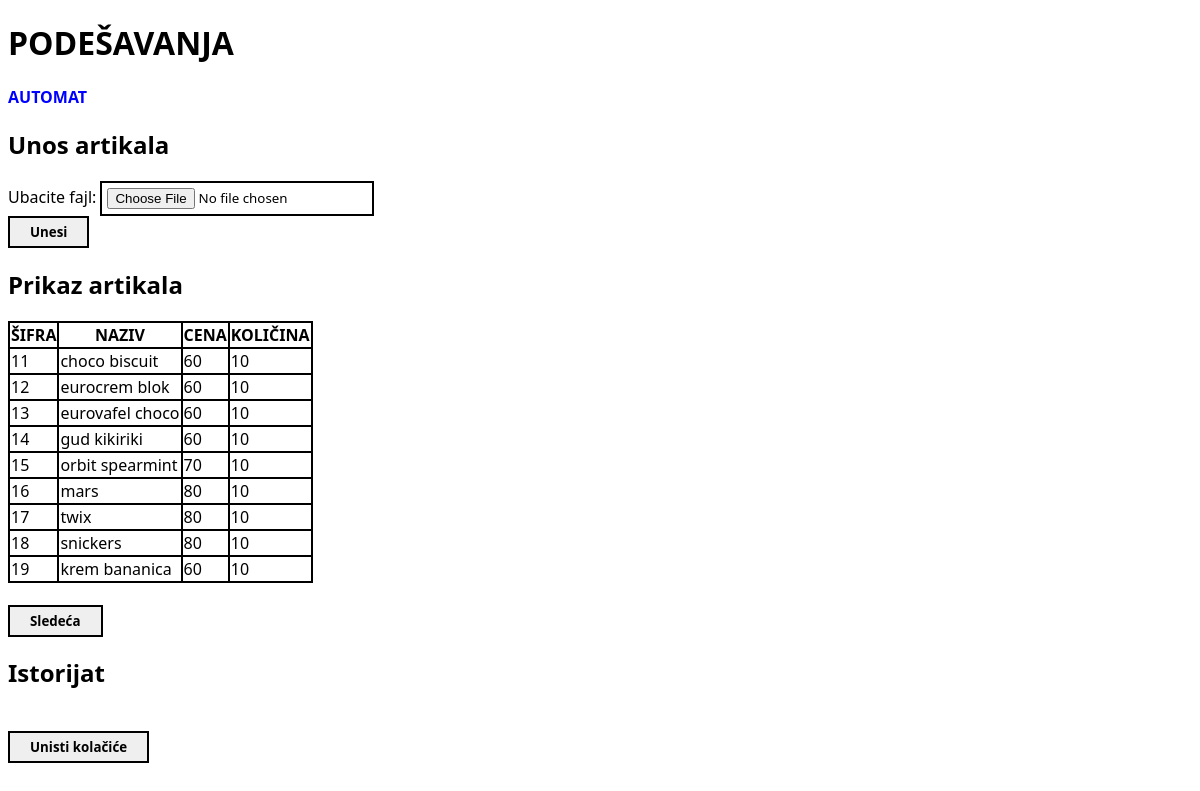
The page /settings.php on the database its author committed.
### tables this page shows
CREATE TABLE IF NOT EXISTS `artikli` (
  `sifra` int NOT NULL,
  `naziv` varchar(50) NOT NULL,
  `cena` int NOT NULL,
  `kolicina` int NOT NULL,
  PRIMARY KEY (`sifra`)
);

### classes/Artikal.php (called while the page is built, shortened)
<?php
class Artikal
{
    private $sifra;
    private $naziv;
    private $cena;
    private $kolicina;
    public function get_sifra()
    {
        return $this->sifra;
    }
    public function get_naziv()
    {
        return $this->naziv;
    }
    public function get_cena()
    {
        return $this->cena;
    }
    public function get_kolicina()
    {
        return $this->kolicina;
    }
    public function set_sifra($sifra)
    {
        return $this->sifra = $sifra;
    }
    public function set_naziv($naziv)
    {
        return $this->naziv = $naziv;
    }
    public function set_cena($cena)
    {
        $this->cena = $cena;
    }
    public function set_kolicina($kolicina)
    {
        return $this->kolicina = $kolicina;
    }
}

### utilities/DBUtils.php (called while the page is built, shortened)
<?php
class DBUtils
{
    private $conn;
    public function __construct()
    {
        $dsn = "mysql:host=localhost;dbname=automat";
        $user = DB_USERNAME;
        $pass = DB_PASSWORD;
        $this->conn = new PDO($dsn, $user, $pass);
        $this->conn->setAttribute(PDO::ATTR_ERRMODE, PDO::ERRMODE_EXCEPTION);
    }
    public function select_artikli()
    {
        $sql = "SELECT * FROM " . TABLE_ARTIKLI . " ORDER BY " . COL_ARTIKLI_SIFRA;
        return $this->conn->query($sql)->fetchAll(PDO::FETCH_BOTH);
    }
}

### settings.php (the view, shortened to what this page needs)
<?php
require("classes/Artikal.php");
require("utilities/DBUtils.php");
$utils = new DBUtils();
$artikli = array();
function fill_array()
{
    global $utils;
    $table = $utils->select_artikli();
}
fill_array();
?>
<!DOCTYPE html>
<html>
<head>
    <link rel="stylesheet" type="text/css" href="css/style.css">
</head>
<body>
    <div id="header">
        <h1>PODEŠAVANJA</h1>
        <a href="index.php">AUTOMAT</a>
    </div>
    <div id="main">
        <form enctype="multipart/form-data" action="" method="post">
            <h2>Unos artikala</h2>
            <label>Ubacite fajl:</label>
            <input type="file" name="filename">
            <br>
            <input type="submit" name="submit" value="Unesi">
        </form>
        <table>
            <h2>Prikaz artikala</h2>
            <tr>
                <th>ŠIFRA</th>
                <th>NAZIV</th>
                <th>CENA</th>
                <th>KOLIČINA</th>
            </tr>
            <?php
            if (isset($artikli)) {
                $page = 1;
                if (isset($_GET["page"])) {
                    $page = $_GET["page"];
                    for ($i = ($page - 1) * 9; $i < ($page - 1) * 9 + 9; $i++) {
                        echo "<tr>";
                        echo "<td>{$artikli[$i]->get_sifra()}</td>";
                        echo "<td>{$artikli[$i]->get_naziv()}</td>";
                        echo "<td>{$artikli[$i]->get_cena()}</td>";
                        echo "<td>{$artikli[$i]->get_kolicina()}</td>";
                        echo "</tr>";
                    }
                } else {
                    for ($i = 0; $i < 9; $i++) {
                        echo "<tr>";
                        echo "<td>{$artikli[$i]->get_sifra()}</td>";
                        echo "<td>{$artikli[$i]->get_naziv()}</td>";
                        echo "<td>{$artikli[$i]->get_cena()}</td>";
                        echo "<td>{$artikli[$i]->get_kolicina()}</td>";
                        echo "</tr>";
                    }
                }
            }
            ?>
        </table>
        <br>
        <?php
        if ($page < 6)
            echo "<a href=\"?page=" . ($page + 1) . "\"><button>Sledeća</button></a>";
        ?>
        <form action="" method="post">
            <h2>Istorijat</h2>
            <br>
            <input type="submit" name="destroy" value="Unisti kolačiće">
        </form>
    </div>
</body>
</html>

### css/style.css (style rules this page uses)
* { font-family: 'Segoe UI', Tahoma, Geneva, Verdana, sans-serif; }
div { align-items: center; }
a { text-decoration: none; font-weight: bold; color: blue; }
table, tr, th, td { border: 2px solid black; border-collapse: collapse; }
input { border: 2px solid black; padding: 5px; }
button { border: 2px solid black; }
button, input[type=submit] { font-weight: 600; padding: 5px 20px; }

### rows shown on the page
artikli: sifra "11", naziv "choco biscuit", cena "60", kolicina "10"
artikli: sifra "12", naziv "eurocrem blok", cena "60", kolicina "10"
artikli: sifra "13", naziv "eurovafel choco", cena "60", kolicina "10"
artikli: sifra "14", naziv "gud kikiriki", cena "60", kolicina "10"
artikli: sifra "15", naziv "orbit spearmint", cena "70", kolicina "10"
artikli: sifra "16", naziv "mars", cena "80", kolicina "10"
artikli: sifra "17", naziv "twix", cena "80", kolicina "10"
artikli: sifra "18", naziv "snickers", cena "80", kolicina "10"
artikli: sifra "19", naziv "krem bananica", cena "60", kolicina "10"
